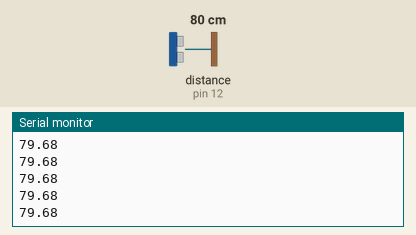
The sketch below on a simulated Arduino Uno, built with avr-gcc and run on an emulated ATmega328P. Shown: the last lines printed to the serial monitor. Wiring (inferred from the names in the program): ultrasonic range finder: trigger pin 14; echo pin 12. The test bench sets the inputs (shaded band); at power-on: distance to the obstacle (sensor on pin 12) 80 cm. The echo pulse lasts 58.3 µs per cm.

Above: at 1.2 s.
1.3 s: distance to the obstacle (sensor on pin 12) set to 2 cm
At 1.41 s:
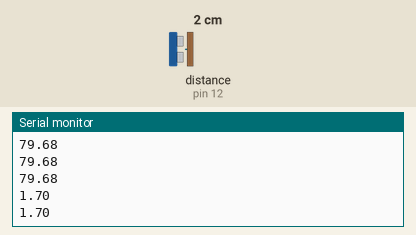
2.8 s: distance to the obstacle (sensor on pin 12) set to 4 cm
At 2.81 s:
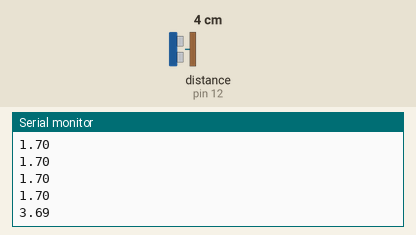
Timing chart, 0 to 5.8 s (numbered marks = the images above; inputs shaded):
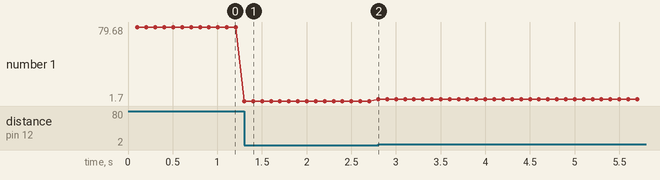

The sketch:

Coleta_Distancia_Carrinho.ino
```cpp
#define TRIG_PIN 14
#define ECHO_PIN 12
#define DIST_MAX_CM 100
#define INTERVALO_MS 100   // 10 Hz

float medirDistanciaCm() {
    digitalWrite(TRIG_PIN, LOW);
    delayMicroseconds(2);
    digitalWrite(TRIG_PIN, HIGH);
    delayMicroseconds(10);
    digitalWrite(TRIG_PIN, LOW);

    long duracao = pulseIn(ECHO_PIN, HIGH, 30000);
    if (duracao == 0) return DIST_MAX_CM;

    float cm = duracao * 0.0343 / 2.0;
    if (cm > DIST_MAX_CM) cm = DIST_MAX_CM;
    return cm;
}

void setup() {
    Serial.begin(115200);
    pinMode(TRIG_PIN, OUTPUT);
    pinMode(ECHO_PIN, INPUT);
}

void loop() {
    static unsigned long ultimo = 0;
    if (millis() - ultimo >= INTERVALO_MS) {
        ultimo = millis();
        Serial.println(medirDistanciaCm());
    }
}
```

Measured:
- after the input at 1.3 s, the serial monitor: prints a new line at once (image 1)
- after the input at 2.8 s, the serial monitor: prints a new line at once (image 2)
- plotted number 1: 79.68 → 1.7 after the input at 1.3 s, 1.7 → 3.69 after the input at 2.8 s
